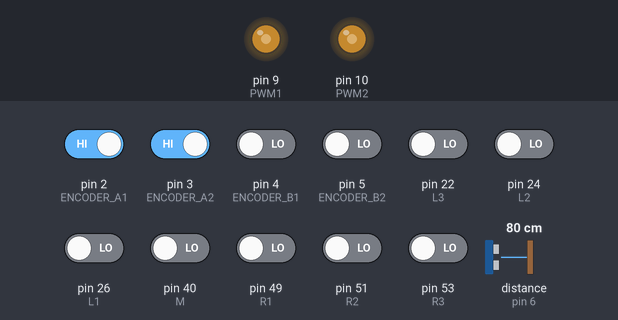
This sketch was run on a simulated Arduino Mega 2560, built with avr-gcc and run on an emulated ATmega2560. On the bench: output pins drawn as LEDs (lit = HIGH). Wiring (inferred from the names in the program): ultrasonic range finder: trigger pin 7; echo pin 6. Inputs (shaded band) come from the test bench; at power-on: pin 2 (ENCODER_A1), pin 3 (ENCODER_A2) HIGH, pin 4 (ENCODER_B1), pin 5 (ENCODER_B2), pin 22 (L3), pin 24 (L2), pin 26 (L1), pin 40 (M), pin 49 (R1), pin 51 (R2), pin 53 (R3) LOW, distance to the obstacle (sensor on pin 6) 80 cm. The echo pulse lasts 58.3 µs per cm; pins used as bus, display or sensor lines are not drawn.

Above: at 3.2 s.
3.3 s: distance to the obstacle (sensor on pin 6) set to 4 cm
At 3.6 s:
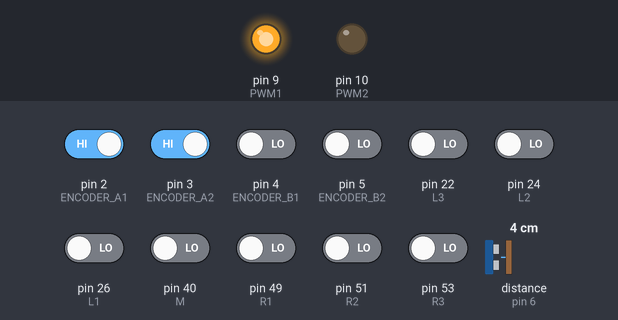
5.1 s: pin 3 (ENCODER_A2) driven LOW
At 5.7 s:
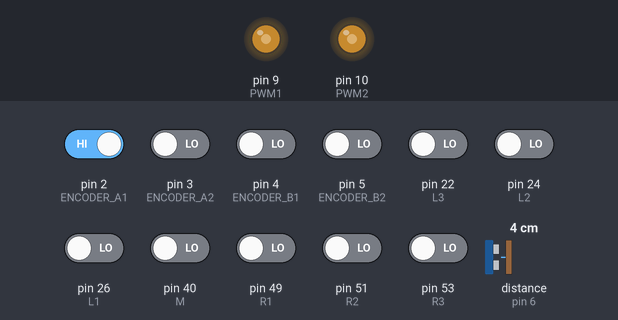
6.6 s: pin 22 (L3) driven HIGH
At 7.2 s:
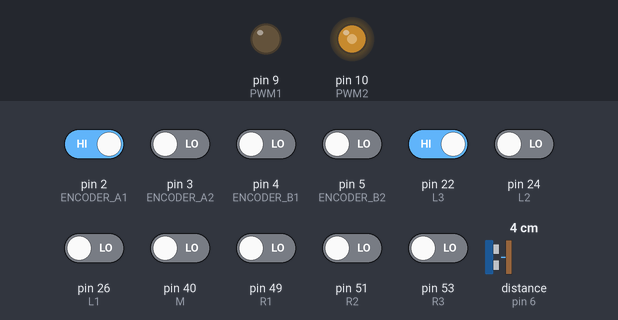
8.1 s: pin 53 (R3) driven HIGH
At 8.4 s:
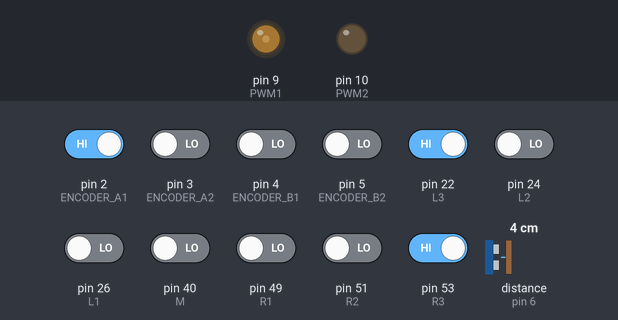
9.6 s: pin 53 (R3) driven LOW
At 10.7 s:
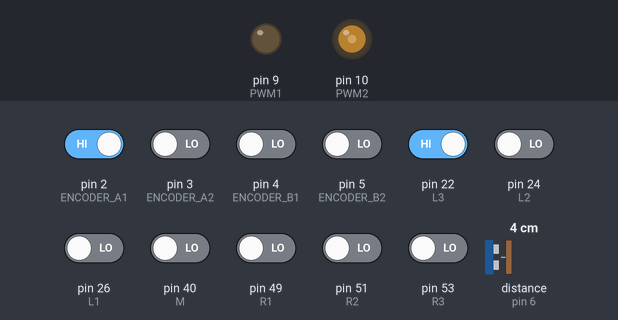
11.1 s: pin 2 (ENCODER_A1) driven LOW and pin 3 (ENCODER_A2) driven HIGH and pin 5 (ENCODER_B2) driven HIGH and pin 22 (L3) driven LOW and pin 24 (L2) driven HIGH
At 12.1 s:
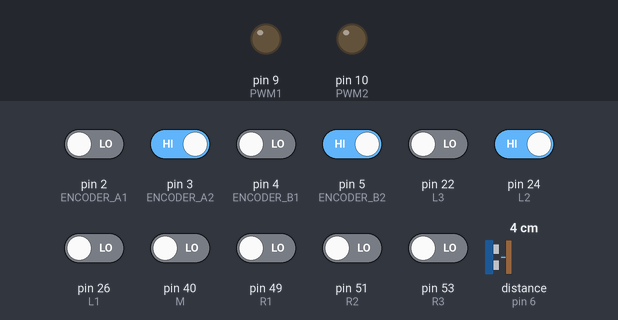
Timing chart, 0 to 13.6 s (numbered marks = the images above; inputs shaded):
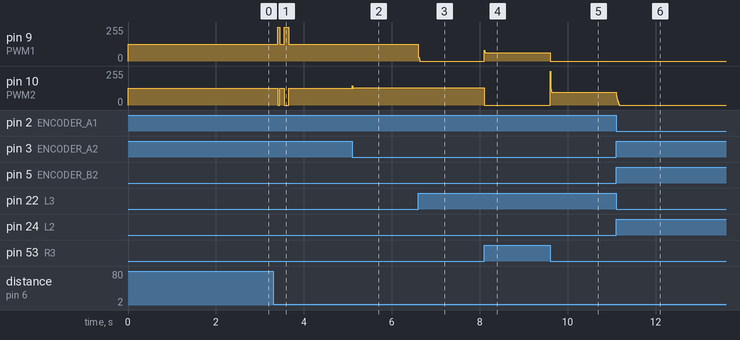

Measured:
- after the input at 3.3 s, pin 9 (PWM1): 127/255 → 255/255 after 0.26 s, → 127/255 0.10 s later; pin 10 (PWM2): 127/255 → 0/255 after 0.26 s, → 127/255 0.10 s later
- after the input at 5.1 s, pin 10 (PWM2): 127/255 → 131/255 at once
- after the input at 6.6 s, pin 9 (PWM1): 127/255 → 0/255 at once
- after the input at 8.1 s, pin 9 (PWM1): 0/255 → 62/255 at once; pin 10 (PWM2): 131/255 → 0/255 at once
- after the input at 9.6 s, pin 9 (PWM1): 62/255 → 0/255 at once; pin 10 (PWM2): 0/255 → 97/255 at once
- after the input at 11.1 s, pin 10 (PWM2): 97/255 → 0/255 at once

The sketch:

Car_2.0.ino
```cpp
#include <MsTimer2.h>

#define ENCODER_A1 2
#define ENCODER_B1 4
#define ENCODER_A2 3
#define ENCODER_B2 5

#define PWM1 9
#define PWM2 10

#define L1 26
#define L2 24
#define L3 22
#define R1 49
#define R2 51
#define R3 53
#define M  40

#define PERIOD 10//8

#define Kp1 10.0
#define Ti1 40.0
#define Td1 6.0
#define Kp2 18.0
#define Ti2 20.0
#define Td2 8.0

#define TrigPin 7
#define EchoPin 6

#define DISTANCE 22

float target1,t1;
float target2,t2;
float cm;
volatile long encoderVal1;
float velocity1;
volatile long encoderVal2;
float velocity2;
float T=PERIOD;

float q01=Kp1*(1+T/Ti1+Td1/T);
float q11=-Kp1*(1+2*Td1/T);
float q21=Kp1*Td1/T;
float q02=Kp2*(1+T/Ti2+Td2/T);
float q12=-Kp2*(1+2*Td2/T);
float q22=Kp2*Td2/T;

float u1,ek11,ek12;
float u2,ek21,ek22;

float V=-6.0;//16.0

// int flagl=0;
// int flagr=0;
int temp1=0;
int temp2=0;

int flag=0;

void control(void)
{
  if (flag==0)
  {
    Measure();
  }
  if (cm<=DISTANCE&&cm>=2&&flag==0)
  {
    flag=1;
    AvoidBarrier();
  }
  if (digitalRead(M)==HIGH)
  {
    target1=V;
    target2=V;
  }
  if (digitalRead(L1)==HIGH)
  {
    target1=V*1.1;
    target2=V*0.4;
  }
  if (digitalRead(R1)==HIGH)
  {
    target1=V*0.3;
    target2=V*1.5;
  }
  if (digitalRead(L2)==HIGH)
  {
    target1=V*1.1;
    target2=V*0.2;
  }
  if (digitalRead(R2)==HIGH)
  {
    target1=V*0;
    target2=V*1.75;
  }
  if (digitalRead(L3)==HIGH)
  {
    target1=V*1.1;
    target2=0;
  }
  if (digitalRead(R3)==HIGH)
  {
    target1=0;
    target2=V*2.7;
  }
  if ((digitalRead(L1)==HIGH)&&(digitalRead(L2)==HIGH)&&(digitalRead(L3)==HIGH))
  {
    // target1=V*2.0;
    // target2=0;
    // flagl=1;
    temp1=1;
  }
  if ((digitalRead(R1)==HIGH)&&(digitalRead(R2)==HIGH)&&(digitalRead(R3)==HIGH))
  {
    // target1=V*0;
    // target2=V*5.0;
    // flagr=1;
    temp2=1;
  }
  target1=target1*0.8+t1*0.2;
  target2=target2*0.85+t2*0.15;
  velocity1=(encoderVal1/780.0)*3.1415*2.0*(1000/PERIOD);
  encoderVal1=0;
  velocity2=(encoderVal2/780.0)*3.1415*2.0*(1000/PERIOD);
  encoderVal2=0;
  int output1=pidController1(target1,velocity1);
  int output2=pidController2(target2,velocity2);
  analogWrite(PWM1,(output1+255)/2);
  analogWrite(PWM2,(output2+255)/2);
  if (temp1==1)
  {
    analogWrite(PWM1,255);
    analogWrite(PWM2,0);
    delay(900);
    temp1=0;
  }
  if (temp2==1)
  {
    analogWrite(PWM1,0);
    analogWrite(PWM2,255);
    delay(800);
    temp2=0;
  }
  //   if ((digitalRead(L3)==HIGH)&&(digitalRead(R3)==HIGH))
  // {
  //   analogWrite(PWM1,255);
  //   analogWrite(PWM2,0);
  //   delay(50000);
  //   delay(10000);
  //   V=1;
  //   target1=0;
  //   target2=0;
  //   analogWrite(PWM1,255);
  //   analogWrite(PWM2,255);
  //   delay(20000);
  // }
  t1=target1;
  t2=target2;
}
void setup()
{
  int i;
  TCCR1B=TCCR1B&B11111000|B00000001;
  pinMode(PWM1,OUTPUT);
  pinMode(PWM2,OUTPUT);
  pinMode(TrigPin,OUTPUT);
  pinMode(EchoPin,INPUT);
  for(i=0;i<20;i++)
  {
    analogWrite(PWM1,127);
    analogWrite(PWM2,127);
    delay(50);
  }
  pinMode(ENCODER_A1,INPUT);
  pinMode(ENCODER_B1,INPUT);
  pinMode(ENCODER_A2,INPUT);
  pinMode(ENCODER_B2,INPUT);
  attachInterrupt(0,getEncoder1,CHANGE);
  attachInterrupt(1,getEncoder2,CHANGE);
  Serial.begin(9600);
  pinMode(R1,INPUT);
  pinMode(R2,INPUT);
  pinMode(R3,INPUT);
  pinMode(L1,INPUT);
  pinMode(L2,INPUT);
  pinMode(L3,INPUT);
  pinMode(M,INPUT);
  delay(1000);
  MsTimer2::set(PERIOD,control);
  MsTimer2::start();
}

void loop()
{
  // Serial.print(cm);
  // Serial.print("cm");
  // Serial.print(flag);
  // Serial.println();
}
void getEncoder1(void)
{
  if (digitalRead(ENCODER_A1)==LOW)
  {
    if (digitalRead(ENCODER_B1)==LOW)
    {
      encoderVal1++;
    }
    else
    {
      encoderVal1--;
    }
  }
  else
  {
    if (digitalRead(ENCODER_B1)==LOW)
    {
      encoderVal1--;
    }
    else
    {
      encoderVal1++;
    }
  }
}
void getEncoder2(void)
{
  if (digitalRead(ENCODER_A2)==LOW)
  {
    if (digitalRead(ENCODER_B2)==LOW)
    {
      encoderVal2--;
    }
    else
    {
      encoderVal2++;
    }
  }
  else
  {
    if (digitalRead(ENCODER_B2)==LOW)
    {
      encoderVal2++;
    }
    else
    {
      encoderVal2--;
    }
  }
}
int pidController1(float targetVelocity,float currentVelocity)
{
  float ek10;
  ek10=targetVelocity-currentVelocity;
  u1=u1+q01*ek10+q11*ek11+q21*ek12;
  if (u1>255)
  {
    u1=255;
  }
  if (u1<-255)
  {
    u1=-255;
  }
  ek12=ek11;
  ek11=ek10;
  return (int)u1;
}
int pidController2(float targetVelocity,float currentVelocity)
{
  float ek20;
  ek20=targetVelocity-currentVelocity;
  u2=u2+q02*ek20+q12*ek21+q22*ek22;
  if (u2>255)
  {
    u2=255;
  }
  if (u2<-255)
  {
    u2=-255;
  }
  ek22=ek21;
  ek21=ek20;
  return (int)u2;
}
void AvoidBarrier()
{
  int i;
  V=0;
  target1=0;
  target2=0;
  for (i=0;i<100;i++)
  {
    analogWrite(PWM1,127);
    analogWrite(PWM2,127);
    delay(50);
  }
  for (i=0;i<50;i++)
  {
    analogWrite(PWM2,0);
    analogWrite(PWM1,255);
    delay(18);
  }
  for (i=0;i<100;i++)
  {
    analogWrite(PWM1,127);
    analogWrite(PWM2,127);
    delay(50);
  }
  for (i=0;i<100;i++)
  {
    analogWrite(PWM1,255);
    analogWrite(PWM2,0);
    delay(50);
  }
  V=-12.0;
}
void Measure()
{
  digitalWrite(TrigPin,LOW);
  delayMicroseconds(2);
  digitalWrite(TrigPin,HIGH);
  delayMicroseconds(10);
  digitalWrite(TrigPin,LOW);
  cm=pulseIn(EchoPin,HIGH)/58;
  cm=(int(cm*100))/100;
}
```
